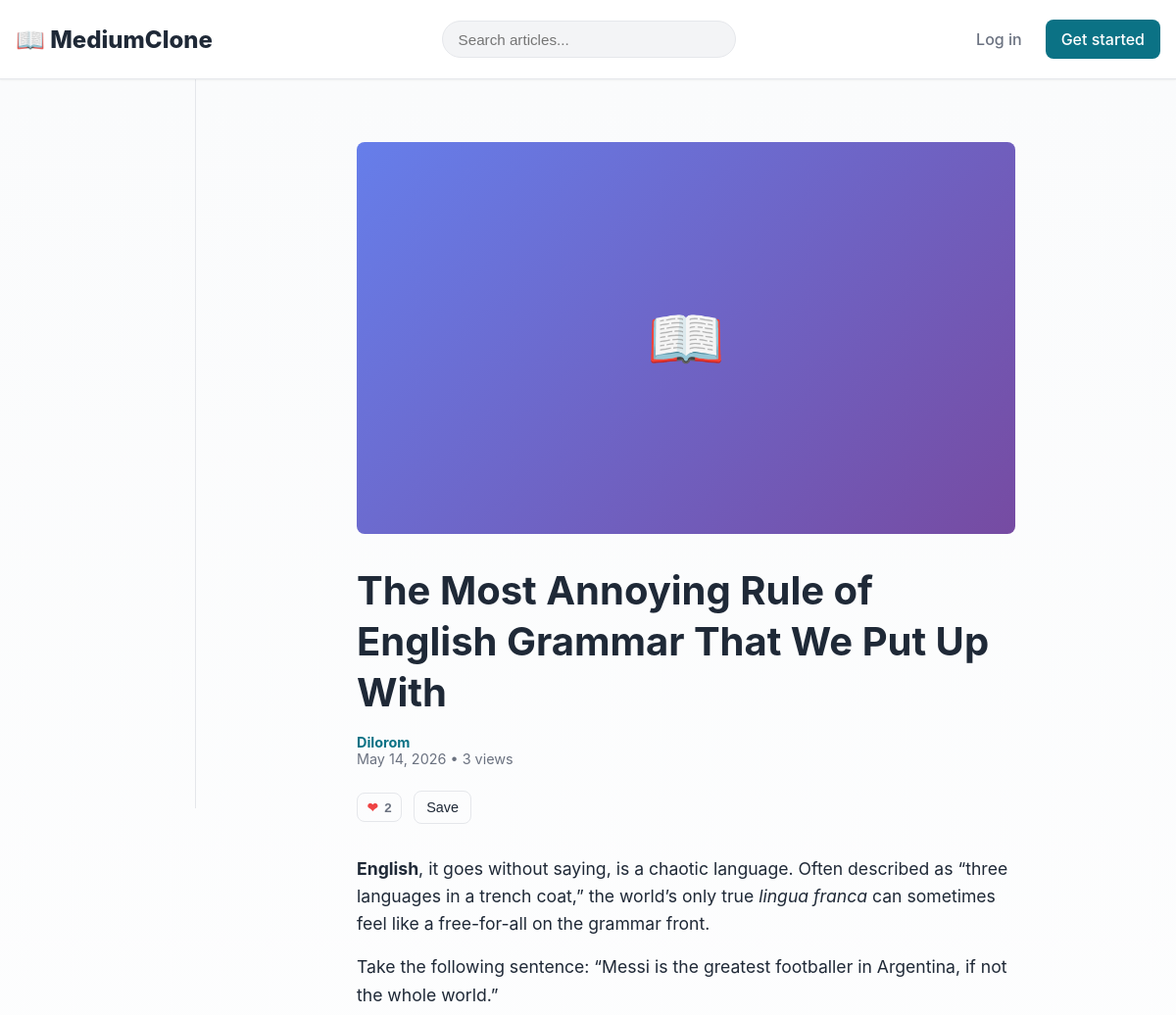
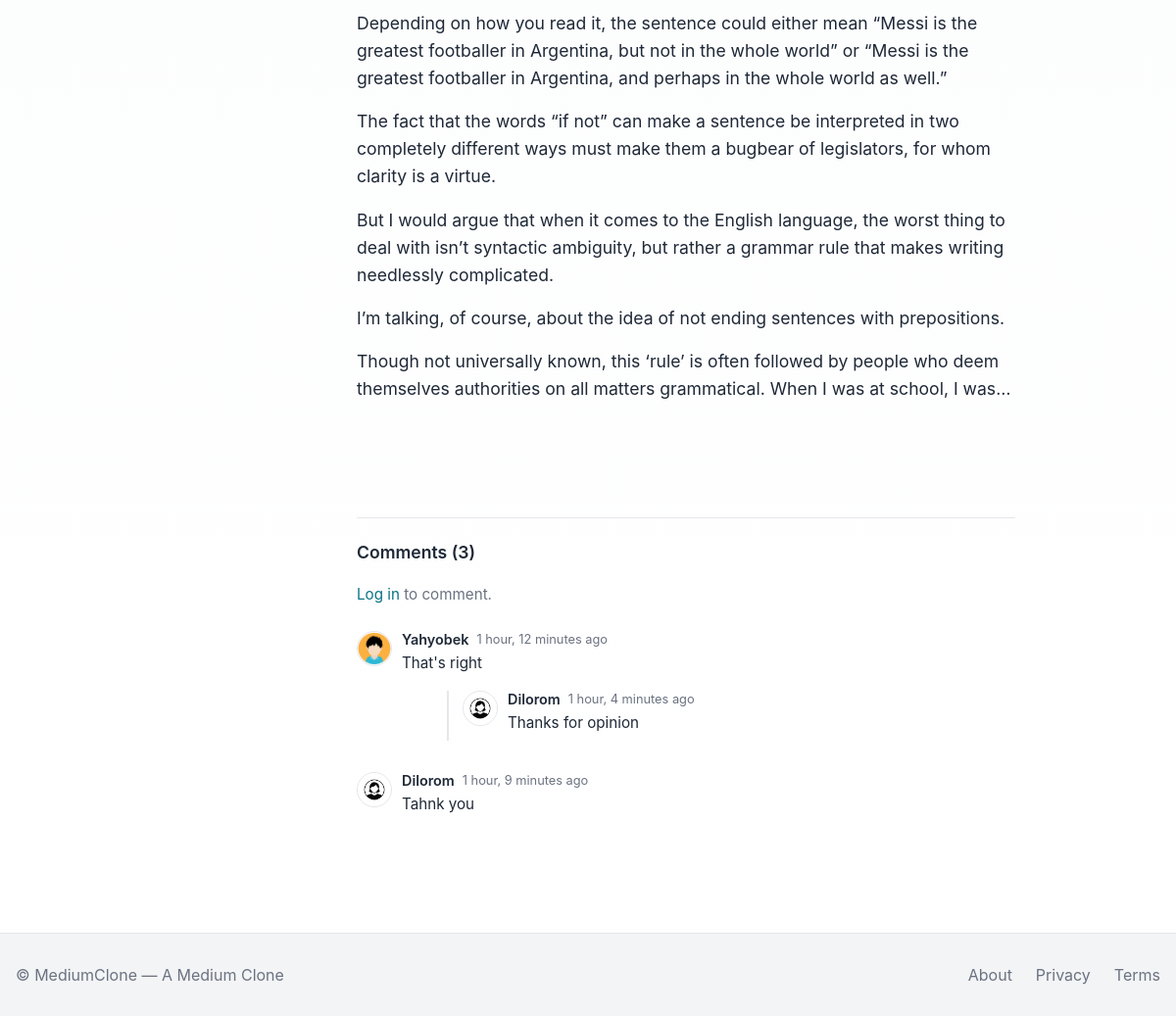
/articles/the-most-annoying-rule-of-english/, run on the app's committed database (2 pictures, top to bottom).
### articles/models.py (models this page shows, shortened)
class Article(models.Model):
    STATUS_CHOICES = (("draft", "Draft"), ("published", "Published"))
    author = models.ForeignKey(settings.AUTH_USER_MODEL, on_delete=models.CASCADE, related_name="articles")
    title = models.CharField(max_length=255)
    slug = models.SlugField(max_length=300, unique=True, blank=True)
    body = models.TextField()
    excerpt = models.TextField(blank=True)
    status = models.CharField(max_length=10, choices=STATUS_CHOICES, default="draft")
    tags = models.ManyToManyField(Tag, blank=True, related_name="articles")
    is_member_only = models.BooleanField(
        default=False,
        help_text="Only followers can read this article"
    )
    cover_image = models.ImageField(upload_to="article_covers/", blank=True, null=True)
    views_count = models.PositiveIntegerField(default=0)
    created_at = models.DateTimeField(auto_now_add=True)
    updated_at = models.DateTimeField(auto_now=True)
    published_at = models.DateTimeField(blank=True, null=True)
    class Meta:
        ordering = ["-published_at", "-created_at"]
        indexes = [models.Index(fields=["-published_at", "status"])]
    def can_view(self, user):
        if not self.is_member_only:
            return True
        if not user or not user.is_authenticated :
            return False
        if user == self.author:
            return True
        return self.author.followers.filter(follower=user).exists()
    def get_root_comments(self):
        return self.comments.filter(parent__isnull=True)\
    .select_related("author")\
    .prefetch_related("children")

### accounts/models.py (models this page shows, shortened)
class CustomUser(AbstractUser):
    bio = models.TextField(blank=True)
    avatar = models.ImageField(upload_to="avatars/", blank=True, null=True)
    website = models.URLField(blank=True)

### comments/models.py (models this page shows, shortened)
class Comment(models.Model):
    article = models.ForeignKey(Article, on_delete=models.CASCADE, related_name="comments")
    author = models.ForeignKey(settings.AUTH_USER_MODEL, on_delete=models.SET_NULL, null=True, blank=True)
    body = models.TextField()
    parent = models.ForeignKey("self", null=True, blank=True, on_delete=models.CASCADE, related_name="children")
    created_at = models.DateTimeField(auto_now_add=True)
    approved = models.BooleanField(default=True)  # in prod, set to False for moderation if desired
    class Meta:
        ordering = ["created_at"]

### articles/views.py (the view, shortened to what this page needs)
# urls.py: path("<slug:slug>/", views.ArticleDetailView.as_view(), name="detail"),
class ArticleDetailView(DetailView):
    model = Article
    template_name = "articles/article_detail.html"
    def get_object(self, queryset=None):
        obj = super().get_object(queryset)
        if not obj.can_view(self.request.user):
            raise Http404("This article is for members only.")
        return obj
    def get_queryset(self):
        queryset = super().get_queryset()
        user = self.request.user
        return queryset
    def get(self, request, *args, **kwargs):
        response = super().get(request, *args, **kwargs)
        return response
    def get_context_data(self, **kwargs):
        context = super().get_context_data(**kwargs)
        if self.request.user.is_authenticated:
            context['is_following'] = self.object.author.followers.filter(
                follower=self.request.user
            ).exists()
        else:
            context['is_following'] = False
        return context

### articles/templates/articles/article_detail.html (shortened to what this page needs)
{% extends "core/base.html" %}
{% block content %}
<div style="display:flex;gap:0;width:100%">
  <aside class="left-sidebar"></aside>
  <section class="center-feed" style="max-width:720px">
    <article class="article-page">
      {% if object.cover_image %}
        <div class="cover" style="margin-bottom:2rem">
          <img src="{{ object.cover_image.url }}" alt="{{ object.title }}" loading="lazy" style="width:100%;max-height:420px;object-fit:cover;border-radius:var(--radius)">
        </div>
      {% else %}
        <div class="cover" style="background:linear-gradient(135deg,#667eea 0%,#764ba2 100%);height:400px;border-radius:var(--radius);display:flex;align-items:center;justify-content:center;color:white;font-size:4rem;margin-bottom:2rem">
          📖
        </div>
      {% endif %}
      <header class="article-header">
        <h1>{{ object.title }}</h1>
        <div class="meta">
          <div>
            <strong><a href="{% url 'accounts:profile' object.author.username %}">{{ object.author.username }}</a></strong>
            <div class="hint">{{ object.published_at|date:"F j, Y" }} • {{ object.views_count }} views</div>
          </div>
        </div>
        <div class="article-actions">
          <button id="like-btn" class="like-btn {% if object.user_has_liked %}liked{% endif %}" data-article-id="{{ object.id }}">
            <span class="heart">❤</span>
            <span class="count">{{ object.likes.count }}</span>
          </button>
          <button id="bookmark-btn"
              class="btn {% if object.user_has_bookmarked %}saved{% endif %}"
              data-article-id="{{ object.id }}" data-bookmark-btn title="Save to library">
            <span class="label">Save</span>
          </button>
        </div>
      </header>
      <div class="body content" style="margin-bottom:2rem">
        {% if object.body.html %}
          {{ object.body.html|safe }}
        {% else %}
          {{ object.body|safe }}
        {% endif %}
      </div>
      <section id="comments" class="comments">
        <h3>Comments ({{ object.comments.count }})</h3>
        {% if user.is_authenticated %}
          <form method="post" action="{% url 'comments:add' %}" class="comment-form root-comment-form">
            {% csrf_token %}
            <textarea name="body" rows="3" placeholder="Share your thoughts..."></textarea>
            <input type="hidden" name="article_id" value="{{ object.id }}">
            <button type="submit" class="btn btn-primary">Post comment</button>
          </form>
        {% else %}
          <p class="login-to-comment">
            <a href="{% url 'accounts:login' %}?next={{ request.path }}">Log in</a> to comment.
          </p>
        {% endif %}
        <div class="comments-list">
          {% include "comments/_comment.html" with comments=object.get_root_comments %}
        </div>
      </section>
    </article>
  </section>
</div>
{% endblock %}

### comments/templates/comments/_comment.html (shortened to what this page needs)
{% for c in comments %}
<div class="comment-item" id="comment-{{ c.id }}">
  <div class="comment-main">
    <div class="comment-avatar">
      {% if c.author.avatar %}
        <img src="{{ c.author.avatar.url }}" alt="{{ c.author.username }}">
      {% else %}
        <span>{{ c.author.username|first|upper }}</span>
      {% endif %}
    </div>
    <div class="comment-content">
      <div class="comment-meta">
        <a href="{% url 'accounts:profile' c.author.username %}" class="comment-author">{{ c.author.username }}</a>
        <span class="comment-time">{{ c.created_at|timesince }} ago</span>
      </div>
      <div class="comment-body">{{ c.body|linebreaks }}</div>
      {% if c.children.all %}
      <div class="comment-replies">
        {% include "comments/_comment.html" with comments=c.children.all %}
      </div>
      {% endif %}
    </div>
  </div>
</div>
{% empty %}
  <p class="no-comments">No comments yet. Be the first!</p>
{% endfor %}

### static/css/main.css (style rules this page uses)
:root { --max-width: 1200px; --feed-width: 680px; --sidebar-width: 280px; --muted: #6b7280; --bg: #ffffff; --accent: #0b7285; --accent-2: #0b5f6b; --card: #ffffff; --soft: #f3f4f6; --shadow-sm: 0 1px 2px rgba(0, 0, 0, 0.05); --shadow-md: 0 4px 6px rgba(0, 0, 0, 0.07); --shadow-lg: 0 10px 25px rgba(0, 0, 0, 0.1); --radius: 8px; --text: #1f2937; --border: #e5e7eb; --transition: all 0.2s ease; }
* { box-sizing: border-box; }
html, body { height: 100%; margin: 0; padding: 0; }
body { font-family: "SF Pro Display", -apple-system, BlinkMacSystemFont, "Segoe UI", Roboto, "Helvetica Neue", Arial, sans-serif; background: linear-gradient(180deg, #fafbfc 0%, #ffffff 100%); color: var(--text); -webkit-font-smoothing: antialiased; -moz-osx-font-smoothing: grayscale; }
h1, h2, h3, h4, h5, h6 { margin: 0; font-weight: 700; line-height: 1.3; }
h1 { font-size: 2.5rem; }
h3 { font-size: 1.375rem; }
p { margin: 0; line-height: 1.6; }
a { color: var(--accent); text-decoration: none; transition: var(--transition); }
.hint { color: var(--muted); font-size: 0.9rem; }
.meta { color: var(--muted); font-size: 0.9rem; }
.left-sidebar { width: var(--sidebar-width); padding: 1.5rem 0.75rem; border-right: 1px solid var(--border); position: sticky; top: 56px; height: calc(100vh - 56px); overflow-y: auto; }
.center-feed { flex: 1; max-width: var(--feed-width); padding: 2rem 1.5rem; margin: 0 auto; width: 100%; }
.article-actions { display: flex; gap: 0.75rem; align-items: center; margin-top: 0.75rem; }
.btn { padding: 0.5rem 0.75rem; border-radius: var(--radius); border: 1px solid var(--border); background: transparent; color: var(--text); cursor: pointer; font-weight: 500; font-size: 0.9rem; transition: var(--transition); }
.like-btn { display: inline-flex; align-items: center; gap: 0.4rem; background: transparent; border: 1px solid var(--border); padding: 0.4rem 0.6rem; border-radius: var(--radius); cursor: pointer; color: var(--muted); transition: var(--transition); font-weight: 600; }
.like-btn .heart { font-weight: 700; color: #ef4444; }
.like-btn .count { font-weight: 600; }
.article-page { max-width: 720px; margin: 2rem auto; }
.article-page .cover { margin-bottom: 2rem; border-radius: var(--radius); overflow: hidden; }
.article-header { margin-bottom: 2rem; }
.article-header h1 { margin-bottom: 1rem; }
.article-header .meta { display: flex; align-items: center; gap: 1rem; margin-bottom: 1.5rem; justify-content: space-between; }
.article-actions { display: flex; gap: 0.75rem; margin-top: 1rem; }
.body { font-size: 1.1rem; line-height: 1.8; color: var(--text); margin-bottom: 2rem; }
.body p { margin-bottom: 1rem; }
.comments { margin-top: 3rem; padding-top: 2rem; border-top: 1px solid var(--border); }
.comments h3 { margin-bottom: 1.5rem; }
@media (max-width: 1200px) { .left-sidebar { width: 200px; } }

### articles/templates/articles/article_detail.html (style rules this page uses)
.body { font-size:1.1rem;line-height:1.8;color:var(--text) }
.body p { margin-bottom:1rem }
.comments { margin-top:2.5rem;padding-top:1.5rem;border-top:1px solid var(--border, #e5e7eb) }
.comments h3 { font-size:1.1rem;font-weight:600;margin-bottom:1.25rem;color:var(--text) }
.login-to-comment { color:var(--muted,#6b7280);font-size:.95rem;margin-bottom:1.5rem }
.comment-item { margin-bottom:1rem }
.comment-main { display:flex;gap:10px }
.comment-avatar { width:36px;height:36px;border-radius:50%;overflow:hidden;flex-shrink:0; background:var(--soft,#f3f4f6);border:1px solid var(--border,#e5e7eb); display:flex;align-items:center;justify-content:center; font-size:14px;font-weight:600;color:var(--muted,#6b7280) }
.comment-avatar img { width:100%;height:100%;object-fit:cover }
.comment-content { flex:1;min-width:0 }
.comment-meta { display:flex;align-items:center;gap:8px;margin-bottom:4px }
.comment-author { font-weight:600;font-size:.9rem;color:var(--text);text-decoration:none }
.comment-time { font-size:.8rem;color:var(--muted,#6b7280) }
.comment-body { font-size:.95rem;line-height:1.6;color:var(--text);margin-bottom:6px }
.comment-body p { margin:0 }
.comment-replies { margin-top:10px; margin-left:46px; padding-left:14px; border-left:2px solid var(--border,#e5e7eb) }

### data on the page
Article: title "The Most Annoying Rule of English Grammar That We Put Up With", author.username "Dilorom", published_at "May 14, 2026", views_count "3", likes.count "2", body "English , it goes without saying, is a chaotic language. Often described as “three languages in a trench coat,” the world’s only true lingua franca can sometimes feel like a free-for-all on the grammar front. Take the following sentence: “Messi is the greatest footballer in Argentina, if not the whole world.” Depending on how you read it, the sentence could either mean “Messi is the greatest footballer in Argentina, but not in the whole world” or “Messi is the greatest footballer in Argentina, and perhaps in the whole world as well.” The fact that the words “if not” can make a sentence be interpreted in two completely different ways must make them a bugbear of legislators, for whom clarity…", comments.count "3"
Comment: author.avatar (picture), author.username "Yahyobek", created_at "1 hour, 12 minutes", body "That's right"
Comment: author.avatar (picture), author.username "Dilorom", created_at "1 hour, 4 minutes", body "Thanks for opinion"
Comment: author.avatar (picture), author.username "Dilorom", created_at "1 hour, 9 minutes", body "Tahnk you"
